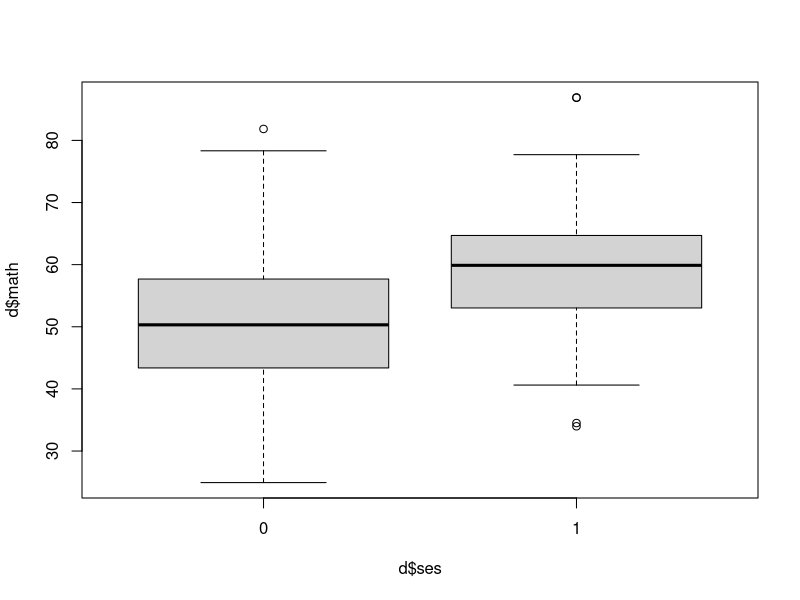
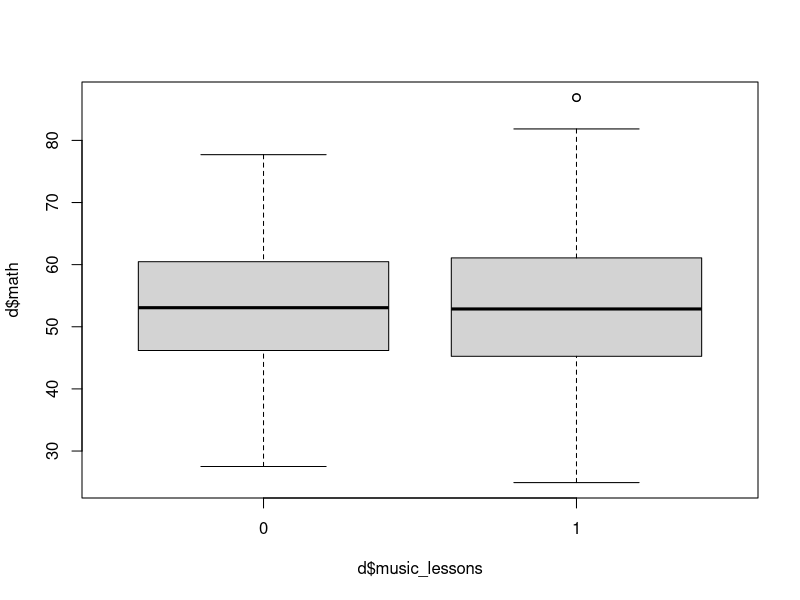

The R source for these figures, in order:
# Script1. Randomized experiment (under construction) 
#
# The simulated scenario is a simple randomized experiment on the effect of extra 
# music lessons on math performance.
#
# Simulated variables:
#  1. Independent variable: At the start of grade 6, all children at a specific 
#     school are randomly assigned to receive either extra music lessons (treatment) 
#     or no extra music lessons (control).    
#  2. Background (or pre-treatment) variable: Socioeconomic status, defined based 
#     on residential area (either high-income or low-income area). 
#  3. Outcome variable: Score on math test taken at the end of the semester.
#
# Mats Nilsson (mats.nilsson@psychology.su.se), revised: 2018-11-11



# To be started at REX001 ...

## Clear things and set random seed --------------------------------------------
rm(list = ls())
graphics.off()
cat("\014")
set.seed(123)
## -----------------------------------------------------------------------------


## Simulate data ---------------------------------------------------------------
n <- 600 # Sample size

id <- 1:n # Unique id number for each participant

# Random assignment
rand_assign <- sample(c(0, 1), replace = TRUE, size = n) # Bernoulli trial method

# Music lessons (for the moment assuming 100 % compliance)
music_lessons <- rand_assign

# Socoeconomic status
ses <- sample(c(0, 1), prob = c(0.7, 0.3), size = n, replace = TRUE)

# Performance math test (dependent on SES but independent of treatment)
math <- rnorm(n, m = 50, sd = 10) + 10 * ses # Math test, mean = 50; sd = 10

# Make data set
d <- data.frame(id, rand_assign, ses, music_lessons, math)

# Remove varibles, as they now are in data frame d
rm(id, rand_assign, ses, music_lessons, math)
## -----------------------------------------------------------------------------


## Some checks -----------------------------------------------------------------
# Balance check
balance_table <- table(rand_assign = d$rand_assign, ses = d$ses)  
balance_table_prop <- prop.table(balance_table, margin = 1)
round(balance_table_prop, 2)

# Effect of ses on math
boxplot(d$math ~ d$ses)
t.test(d$math ~ d$ses) 

# Effect of music lessons on math
boxplot(d$math ~ d$music_lessons)
t.test(d$math ~ d$music_lessons)
## -----------------------------------------------------------------------------




# To be contined at REX003 ...



